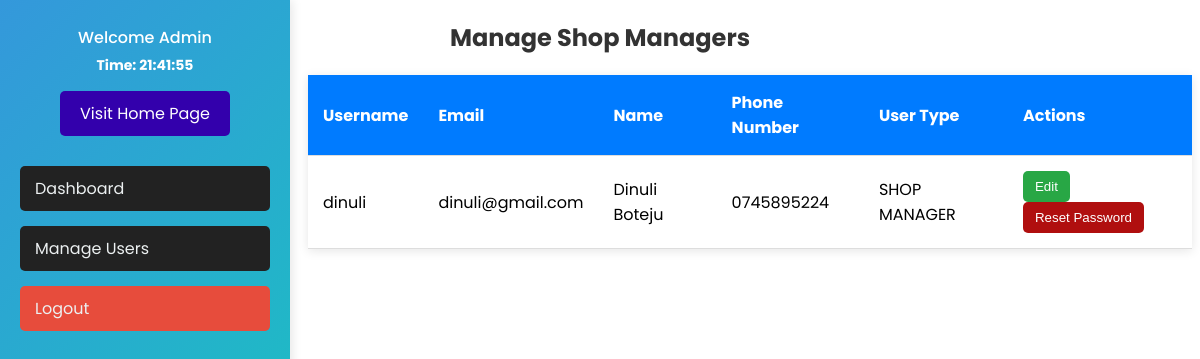
Page /account/admin/manage-shop-managers.php (signed in) on the committed database.
### tables this page shows
CREATE TABLE IF NOT EXISTS `shop_managers` (
  `manager_id` int NOT NULL AUTO_INCREMENT,
  `username` varchar(255) NOT NULL,
  `password_hash` varchar(255) NOT NULL,
  `created_at` timestamp NOT NULL DEFAULT CURRENT_TIMESTAMP,
  `first_name` varchar(100) NOT NULL,
  `last_name` varchar(100) NOT NULL,
  `phone_number` varchar(15) DEFAULT NULL,
  `email` varchar(255) NOT NULL,
  PRIMARY KEY (`manager_id`),
  UNIQUE KEY `username` (`username`),
  UNIQUE KEY `email` (`email`)
);

### account/admin/manage-shop-managers.php (the view, shortened to what this page needs)
<?php
include '../../global-assets/db.php';
$usersQuery = "
    SELECT created_at , first_name, last_name, phone_number, email, username FROM shop_managers";
$result = mysqli_query($connection, $usersQuery);
?>
<!DOCTYPE html>
<html lang="en">
<head>
    <link rel="stylesheet" href="../../css/manage-shop-manager.css">
    <link rel="stylesheet" href="../../css/admin-sidebar.css">
</head>
<body>
    <h1 class="table-title">Manage Shop Managers</h1>
    <table>
        <thead>
            <tr>
                <th>Username</th>
                <th>Email</th>
                <th>Name</th>
                <th>Phone Number</th>
                <th>User Type</th>
                <th>Actions</th>
            </tr>
        </thead>
        <tbody>
            <?php if (mysqli_num_rows($result) > 0): ?>
                <?php while ($user = mysqli_fetch_assoc($result)): ?>
                    <tr>
                        <td><?php echo htmlspecialchars($user['username']); ?></td>
                        <td><?php echo htmlspecialchars($user['email']); ?></td>
                        <td><?php echo htmlspecialchars($user['first_name'] . ' ' . htmlspecialchars($user['last_name'])); ?></td>
                        <td><?php echo htmlspecialchars($user['phone_number']); ?></td>
                        <td><?php echo htmlspecialchars('SHOP MANAGER'); ?></td>
                        <td>
                        <button class="manage-btn" onclick="window.location.href='edit-user-shopmgr.php?username=<?php echo urlencode(htmlspecialchars($user['username'])); ?>'">Edit</button>
                        <button class="reset-password-btn" onclick="resetPassword('<?php echo htmlspecialchars($user['username']); ?>')">Reset Password</button>
                        </td>
                    </tr>
                <?php endwhile; ?>
            <?php else: ?>
                <tr>
                    <td colspan="7">No users found.</td>
                </tr>
            <?php endif; ?>
        </tbody>
    </table>
</body>
</html>

### css/manage-shop-manager.css (style rules this page uses)
.table-title { text-align: center; margin: 20px 10px; font-size: 24px; color: #333; }
table { width: calc(100% - 300px); margin-left: 300px; border-collapse: collapse; box-shadow: 0 2px 10px rgba(0, 0, 0, 0.1); }
thead { background-color: #007BFF; color: white; }
th, td { padding: 15px; text-align: left; border-bottom: 1px solid #dddddd; }
th { font-weight: bold; }
.manage-btn { background-color: #28a745; color: white; border: none; border-radius: 5px; padding: 8px 12px; cursor: pointer; transition: background-color 0.3s; }
.reset-password-btn { background-color: #b00f0f; color: white; border: none; border-radius: 5px; padding: 8px 12px; cursor: pointer; transition: background-color 0.3s; }

### css/admin-sidebar.css (style rules this page uses)
body { font-family: "Poppins", sans-serif; font-weight: 400; font-style: normal; }
aside.sidebar { width: 250px; height: 100vh; background: linear-gradient(135deg, #3498DB, #11d0b7); color: #ECF0F1; padding: 20px; box-shadow: 2px 0 10px rgba(0, 0, 0, 0.1); position: fixed; top: 0; left: 0; }
.user-info { text-align: center; margin-bottom: 30px; }
.user-info p { margin: 5px 0; font-size: 16px; color: #ffffff; font-weight: 500; }
#system-time { font-weight: bold; font-size: 14px; color: #ffffff; }
.user-info a { display: inline-block; margin-top: 10px; padding: 10px 20px; background-color: #3300ac; color: white; text-decoration: none; border-radius: 5px; transition: background-color 0.3s ease; }
nav ul { list-style-type: none; padding: 0; }
nav ul li { margin-bottom: 15px; }
nav ul li a { display: block; padding: 10px 15px; font-size: 16px; color: #ECF0F1; text-decoration: none; background-color: #222222; border-radius: 5px; transition: background-color 0.3s ease; }
nav ul li:last-child a { background-color: #E74C3C; }

### rows in the picture
shop_managers: username "dinuli", email "dinuli@gmail.com", first_name+last_name "Dinuli Boteju", phone_number "0745895224"
